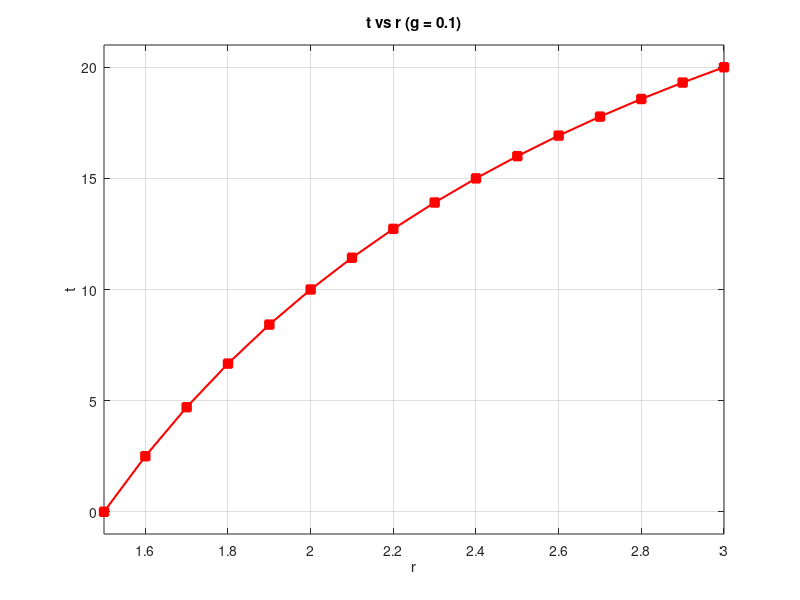

This chart was generated by the following MATLAB code:
%lab3_2_1
clear; clc;
g = 0.1;
r = 1.5:0.1:3;

t = -2 * (20*g - 2*r + 1) ./ (g * r);

results = [r; t; round(10*t)/10]';
disp('    r        t      t_rounded');
disp(results);

plot(r, t, 'r-s', 'LineWidth', 1.5, 'MarkerFaceColor', 'r');
grid on;
xlabel('r'); 
ylabel('t');
title(['t vs r (g = ', num2str(g), ')']);
axis([min(r) max(r) min(t)-1 max(t)+1]);
